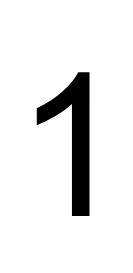
#> input picture number1.png, 133 x 273 px
$ jupyter execute SandboxHW7.ipynb   (shell and % lines are left out)   (Python 2 division)
#> lines starting #> are read from the running program, lines starting #| are printed output that depends on the picture
[cell 1]

import matplotlib.image as mpimg
import matplotlib.pyplot as plt
import numpy as np
from skimage import feature
import pdb

def extract_shape(im_file, blowup=1., plot_img=False, plot_contour=False, plot_contour_pts=False):
#> called with im_file = 'number1.png', blowup = 1, plot_img = False, plot_contour = False, plot_contour_pts = False
    im = mpimg.imread(im_file)
#> im is the input picture: shape (273, 133, 4) float32; mean R, G, B, A 0.913, 0.913, 0.913, 0.996
    # Take one of RGB(A) channels
    if len(im.shape) > 2:
        im = im[:, :, 0]
#> im: shape (273, 133) float32

    if plot_img:
        plt.figure()
        plt.title('Original Shape')
        plt.imshow(im, cmap = plt.cm.gray)

    # Note: by convention, in this case, y values comes from the 0th index.
    # Otherwise one has to transpose the image and the contour will appear sideways
    x = np.arange(im.shape[1])*blowup
#> x = 133 values from 0 to 132
    y = np.arange(im.shape[0])*blowup
#> y = 273 values from 0 to 272

    # Have to flip y to get the orientation right, again just a peculiar convention we have to work around
    # Note the [::] notation: a[3:20:2] means from the 3rd element to the 20th element, choose every 2nd element.
    x = x[::1]

    # In case I want to shift x.
    #x_shift = 200
    #x += x_shift

    X, Y = np.meshgrid(x, y)

    plt.figure()
    plt.title('Contours')
    # Note the dimensions of x and y may NOT the same, thus the necessity of the
    # tranpose operation (an oddity, I admit...)
    CS = plt.contour(X, Y, im, 1)
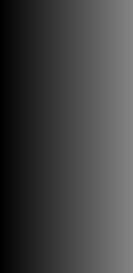
#> X: shape (273, 133) float64; min 0, max 132, mean 66
    levels = CS.levels
#> levels = [0, 0.5, 1]
    print 'contour level', levels
#| contour level [0.  0.5 1. ]
    if not plot_contour:
        plt.close()
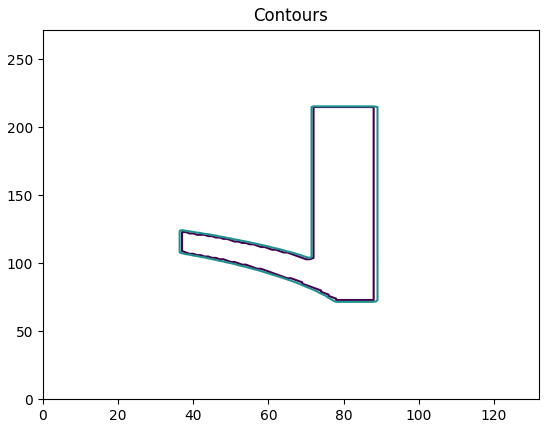
#> figure drawn by matplotlib, 1 panel

    cs_paths = CS.collections[0].get_paths()
#> cs_paths = 1 item

    print 'number of contour path', len(cs_paths)
#| number of contour path 1

    x_arr = []
    y_arr = []
    for i in range(len(cs_paths)):
        p = cs_paths[i]
        v = p.vertices
        x_arr.append(v[:,0])
        y_arr.append(v[:,1])
#> this loop made 1 pass
#> after the loop, x_arr = 1 item; y_arr = 1 item

    if plot_contour_pts:
        plt.figure()
        plt.title("Verify the contour points are correct")
        for i in range(len(x_arr)):
            plt.scatter(x_arr[i], y_arr[i])

    return x_arr, y_arr

def FD(x, y, plot_FD=False, y_lim=None):
    N = len(x)    # Total number of points.
    n = np.arange(N)    # points up until N-1.
    z = x + y*1j
    Z = np.fft.fft(z)    # Fourier transform of lowercase z.
    if plot_FD is True:
        plt.figure()
        plt.title('FD real and imag')
        plt.plot(Z.real, 'b-')
        plt.plot(Z.imag, 'g-')
        if y_lim != None:
            plt.ylim([-y_lim, y_lim])
    return Z

def filt_FD(Z, n_keep, no_zeroth=True):
    N = len(Z)
    n = np.arange(len(Z))
    zeroth = 1
    if no_zeroth:
        zeroth = n > 0
    # low freq: low n terms
    filt1 = zeroth*(n <= n_keep)
    # low freq: high n terms
    filt2 = (n > ((N-1) - n_keep))
    # low freq: both low and high n terms
    filt = filt1 + filt2

    Z *= filt
    return Z

def get_FD_abs(x, y, order=10, norm=True, no_zeroth=True):
    x_reco = []
    y_reco = []
    fd_magn = []
    for i in range(len(x)):
        Z = FD(x[i], y[i])
        Z_filt = filt_FD(Z, order, no_zeroth)
        if norm:
            Z_filt = size_norm(Z_filt)
        x_rec, y_rec = recover_shape(Z_filt)
        tmp_mag = []
        for i in Z_filt:
            if i != 0:
                tmp_mag.append(i)
        fd_mag = np.abs(tmp_mag)
        x_reco.append(x_rec)
        y_reco.append(y_rec)
        fd_magn.append(fd_mag)
    return fd_magn, x_reco, y_reco

def recover_shape(Z):
    z_rec = np.fft.ifft(Z)
    x_rec = z_rec.real
    y_rec = z_rec.imag
    return x_rec, y_rec

def size_norm(Z):
    return Z/np.sqrt(np.abs(Z[1])*np.abs(Z[-1]))

####################################################################################################

##################
## Main Program ##
##################

x1, y1 = extract_shape('number1.png')
#> x1 = 1 item; y1 = 1 item
x2, y2 = extract_shape('number2.png')
#> call 2 of extract_shape, with im_file = 'number2.png', blowup = 1, plot_img = False, plot_contour = False, plot_contour_pts = False
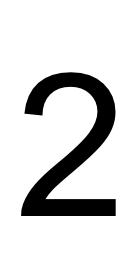
#> input picture number2.png, 133 x 273 px
#> in extract_shape, im is the input picture: shape (273, 133, 4) float32; mean R, G, B, A 0.852, 0.852, 0.852, 0.996
#| contour level [0.  0.5 1. ]
#> in extract_shape (call 2), `plt.close()`:
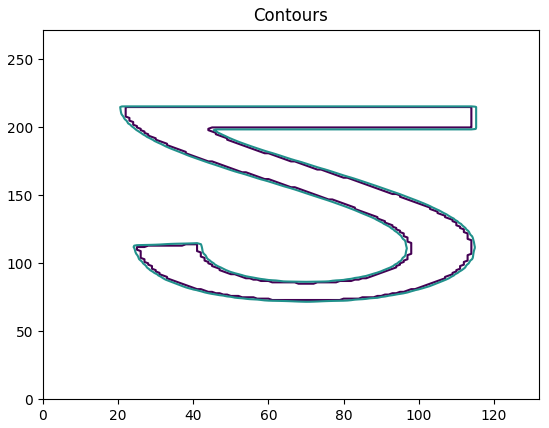
#> figure drawn by matplotlib, 1 panel
#| number of contour path 1
#> the loop in extract_shape (call 2), `for i in range(len(cs_paths)):` made 1 pass
#> x2 = 1 item; y2 = 1 item
x6, y6 = extract_shape('number6.png')
#> call 3 of extract_shape, with im_file = 'number6.png', blowup = 1, plot_img = False, plot_contour = False, plot_contour_pts = False
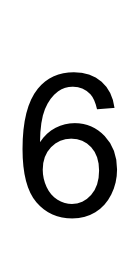
#> input picture number6.png, 133 x 274 px
#> in extract_shape, im is the input picture: shape (274, 133, 4) float32; mean R, G, B, A 0.828, 0.828, 0.828, 0.992
#| contour level [0.  0.5 1. ]
#> in extract_shape (call 3), `plt.close()`:
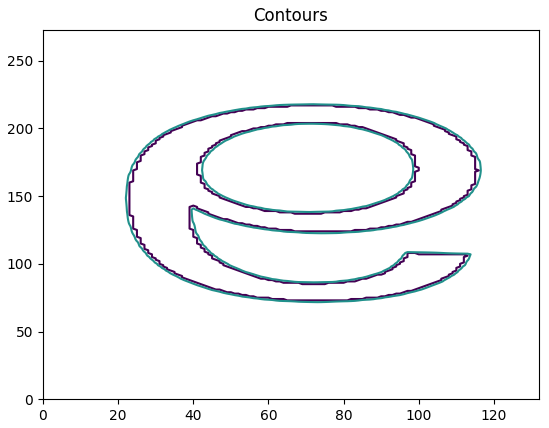
#> figure drawn by matplotlib, 1 panel
#| number of contour path 1
#> the loop in extract_shape (call 3), `for i in range(len(cs_paths)):` made 1 pass
#> x6 = 1 item; y6 = 1 item

fd1_mag, x1_rec, y1_rec = get_FD_abs(x1, y1)
#> the loop in get_FD_abs, `for i in range(len(x)):` made 1 pass
#> zeroth in filt_FD on pass 1: 1
#> fd1_mag = 1 item; x1_rec = 1 item; y1_rec = 1 item
fd2_mag, x2_rec, y2_rec = get_FD_abs(x2, y2)
#> the loop in get_FD_abs (call 2), `for i in range(len(x)):` made 1 pass
#> zeroth in filt_FD on pass 1: 1
#> fd2_mag = 1 item; x2_rec = 1 item; y2_rec = 1 item
fd6_mag, x6_rec, y6_rec = get_FD_abs(x6, y6)
#> fd6_mag = 1 item; x6_rec = 1 item; y6_rec = 1 item

plt.figure()
for i in range(len(x1_rec)):
    plt.plot(y1_rec[i], x1_rec[i], 'b')
for i in range(len(x2_rec)):
    plt.plot(x2_rec[i], y2_rec[i], 'g')
for i in range(len(x6_rec)):
    plt.plot(x6_rec[i], y6_rec[i], 'r')
plt.savefig('rec_numbers126.pdf')
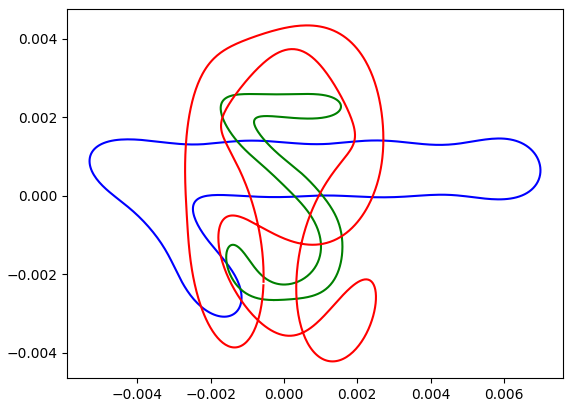
#> figure drawn by matplotlib, 1 panel
plt.show()

plt.figure()
plt.xlim(0, 2*10)
for i in range(len(fd1_mag)):
    plt.plot(np.arange(2, 2*10), fd1_mag[i][1:-1], 'bo')
for i in range(len(fd2_mag)):
    plt.plot(np.arange(2, 2*10), fd2_mag[i][1:-1], 'gx')
for i in range(len(fd6_mag)):
    plt.plot(np.arange(2, 2*10), fd6_mag[i][1:-1], 'r^')
plt.savefig('FourierDescriptor_numbers126.pdf')
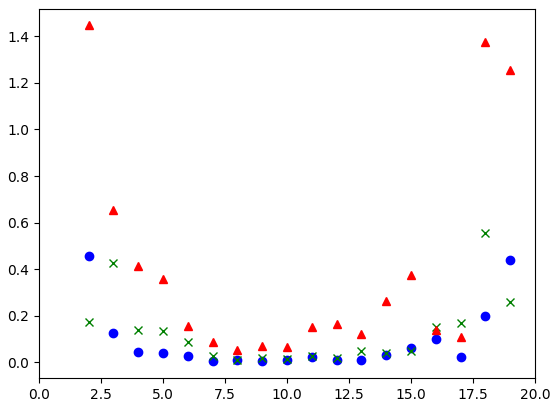
#> figure drawn by matplotlib, 1 panel; curve peaks at x = 2, y = 0.456; curve peaks at x = 18, y = 0.554; curve peaks at x = 2, y = 1.45
plt.show()
